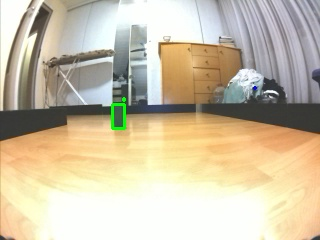
#> input picture src/py/Tools/livestream.jpg, 320 x 240 px, given in place of the camera
$ python trackbar_V7.py
#> lines starting #> are read from the running program, lines starting #| are printed output that depends on the picture; after the words box and inside, x2 and y2 are one past the last pixel; in counts of white or black regions, pixels touching at a corner belong together
#all the imports
import cv2
import numpy as np
import os

#set the video resolution (height, width)
frameWidth = 320
frameHeight = 240

#own functions
def empty(a):
    pass

blob_params = cv2.SimpleBlobDetector_Params()
blob_params.filterByArea = True
blob_params.minArea = 100
blob_params.maxArea = 5000
blob_params.filterByCircularity = False
blob_params.filterByConvexity = False
blob_params.filterByInertia = False

# Create blob detectors
green_blob_detector = cv2.SimpleBlobDetector_create(blob_params)
red_blob_detector = cv2.SimpleBlobDetector_create(blob_params)


# Create blob detector with parameters
detector = cv2.SimpleBlobDetector_create(blob_params)

# Draw squares around the detected blobs
def draw_bounding_squares(img, keypoints):
    for keypoint in keypoints:
        x = int(keypoint.pt[0])
        y = int(keypoint.pt[1])
        size = int(keypoint.size)
        half_size = size // 2
        cv2.rectangle(img, (x - half_size, y - half_size), (x + half_size, y + half_size), (0, 255, 0), 2)

#function to save the trackbar positions to a file
def load_params_from_file(filename, trackbar_name, window_name, index, default_value):
#> called with filename = 'src/py/Tools/G_params.txt', trackbar_name = 'G HUE Min', window_name = 'G_HSV', index = 0, default_value = 0
    try:
        with open(filename, 'r') as f:
#> (reads src/py/Tools/G_params.txt from the repository)
            param_str = f.read()
            txt = param_str.split('\n')
            if len(txt) <= index:
                value = default_value
            else:
                txt2 = txt[index].split(" = ")
                if len(txt2) == 2:
                    value = int(txt2[1])
                else:
                    value = default_value
    #if the file is not found or the index is out of range, set the value to default
    except (FileNotFoundError, IndexError, ValueError):
        value = default_value

    #create the trackbar and set the position to the value
    cv2.setTrackbarPos(trackbar_name, window_name, value)
    return value

#uses os.path.join to get the current folder and then joins the file name to the path
current_folder = os.getcwd()
file_path1 = os.path.join(os.path.dirname(__file__), 'G_params.txt')
file_path2 = os.path.join(os.path.dirname(__file__), 'R_params.txt')

# all of the trackbars for the color green
cv2.namedWindow("G_HSV")
cv2.resizeWindow("G_HSV", 640, 240)
cv2.createTrackbar("G HUE Min", "G_HSV", 0, 179, empty)
cv2.createTrackbar("G HUE Max", "G_HSV", 179, 179, empty)
cv2.createTrackbar("G SAT Min", "G_HSV", 0, 255, empty)
cv2.createTrackbar("G SAT Max", "G_HSV", 255, 255, empty)
cv2.createTrackbar("G VAL Min", "G_HSV", 0, 255, empty)
cv2.createTrackbar("G VAL Max", "G_HSV", 255, 255, empty)

# all of the trackbars for the color red
cv2.namedWindow("R_HSV")
cv2.resizeWindow("R_HSV", 640, 240)
cv2.createTrackbar("R HUE Min", "R_HSV", 0, 179, empty)
cv2.createTrackbar("R HUE Max", "R_HSV", 179, 179, empty)
cv2.createTrackbar("R SAT Min", "R_HSV", 0, 255, empty)
cv2.createTrackbar("R SAT Max", "R_HSV", 255, 255, empty)
cv2.createTrackbar("R VAL Min", "R_HSV", 0, 255, empty)
cv2.createTrackbar("R VAL Max", "R_HSV", 255, 255, empty)

# opens the file "G_params.txt" and reads the trackbar positions
G_h_min = load_params_from_file(file_path1, "G HUE Min", "G_HSV", 0, default_value=0)
G_h_max = load_params_from_file(file_path1, "G HUE Max", "G_HSV", 1, default_value=179)
G_s_min = load_params_from_file(file_path1, "G SAT Min", "G_HSV", 2, default_value=0)
G_s_max = load_params_from_file(file_path1, "G SAT Max", "G_HSV", 3, default_value=255)
G_v_min = load_params_from_file(file_path1, "G VAL Min", "G_HSV", 4, default_value=0)
G_v_max = load_params_from_file(file_path1, "G VAL Max", "G_HSV", 5, default_value=255)

# opens the file "R_params.txt" and reads the trackbar positions
R_h_min = load_params_from_file(file_path2, "R HUE Min", "R_HSV", 0, default_value=0)
#> (reads src/py/Tools/R_params.txt from the repository)
R_h_max = load_params_from_file(file_path2, "R HUE Max", "R_HSV", 1, default_value=179)
R_s_min = load_params_from_file(file_path2, "R SAT Min", "R_HSV", 2, default_value=0)
R_s_max = load_params_from_file(file_path2, "R SAT Max", "R_HSV", 3, default_value=255)
R_v_min = load_params_from_file(file_path2, "R VAL Min", "R_HSV", 4, default_value=0)
R_v_max = load_params_from_file(file_path2, "R VAL Max", "R_HSV", 5, default_value=255)


# start the video capture with the Media Foundation backend
cap = cv2.VideoCapture(0)
cap.set(cv2.CAP_PROP_FRAME_WIDTH, frameWidth)
cap.set(cv2.CAP_PROP_FRAME_HEIGHT, frameHeight)
cap.set(cv2.CAP_PROP_BRIGHTNESS, 80.0)
cap.set(cv2.CAP_PROP_CONTRAST, 80.0)
ret, frame = cap.read()  # read test frame
#> frame is the input picture: shape (240, 320, 3); mean B, G, R 166.8, 191.9, 203.5

#start the while loop
while True:
    ret, imgraw = cap.read()
    img = cv2.flip(imgraw, -1)
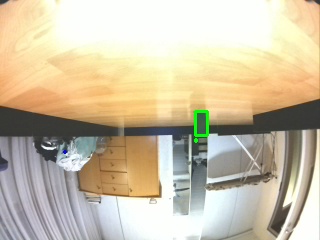
#> img: shape (240, 320, 3); mean B, G, R 166.8, 191.9, 203.5
    imgHsv = cv2.cvtColor(img, cv2.COLOR_BGR2HSV)
#> imgHsv: shape (240, 320, 3); mean H, S, V 45.9, 52.4, 207.4

    #get the trackbar positions for the color green
    G_h_min = cv2.getTrackbarPos("G HUE Min", "G_HSV")
    G_h_max = cv2.getTrackbarPos("G HUE Max", "G_HSV")
    G_s_min = cv2.getTrackbarPos("G SAT Min", "G_HSV")
    G_s_max = cv2.getTrackbarPos("G SAT Max", "G_HSV")
    G_v_min = cv2.getTrackbarPos("G VAL Min", "G_HSV")
    G_v_max = cv2.getTrackbarPos("G VAL Max", "G_HSV")

    #get the positions for the color green
    G_lower = np.array([G_h_min, G_s_min, G_v_min])
    G_upper = np.array([G_h_max, G_s_max, G_v_max])
    G_mask = cv2.inRange(imgHsv, G_lower, G_upper)
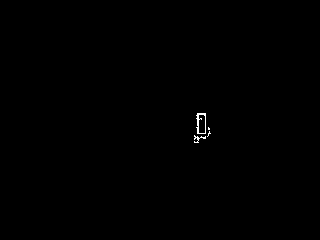
#> G_mask: shape (240, 320); 0.18% white in thin lines or dots, all inside (x1, y1, x2, y2) = (194, 113, 211, 143)

    #get the trackbar positions for the color red
    R_h_min = cv2.getTrackbarPos("R HUE Min", "R_HSV")
    R_h_max = cv2.getTrackbarPos("R HUE Max", "R_HSV")
    R_s_min = cv2.getTrackbarPos("R SAT Min", "R_HSV")
    R_s_max = cv2.getTrackbarPos("R SAT Max", "R_HSV")
    R_v_min = cv2.getTrackbarPos("R VAL Min", "R_HSV")
    R_v_max = cv2.getTrackbarPos("R VAL Max", "R_HSV")

    #get the positions for the color red1
    R_lower1 = np.array([0, R_s_min, R_v_min])
    R_upper1 = np.array([R_h_min, R_s_max, R_v_max])
    R_mask1 = cv2.inRange(imgHsv, R_lower1, R_upper1)
#> R_mask1: shape (240, 320); every value is 0

    #get the positions for the color red2
    R_lower2 = np.array([R_h_max, R_s_min, R_v_min])
    R_upper2 = np.array([179, R_s_max, R_v_max])
    R_mask2 = cv2.inRange(imgHsv, R_lower2, R_upper2)
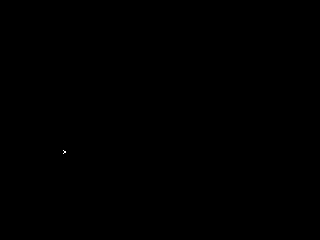
#> R_mask2: shape (240, 320); 0.01% white in thin lines or dots, all inside (x1, y1, x2, y2) = (63, 150, 66, 154)

    #calculate summary mask from mask1 and mask2
    R_mask = cv2.bitwise_or(R_mask1, R_mask2)

    # Find blobs and draw on the masks
    green_keypoints = green_blob_detector.detect(G_mask)
#> green_keypoints = 1 keypoints; (x, y, size): (201, 123, 12.8)
    G_mask_with_blobs = cv2.drawKeypoints(G_mask, green_keypoints, np.array([]), (0, 0, 255),
    cv2.DRAW_MATCHES_FLAGS_DRAW_RICH_KEYPOINTS)

    red_keypoints = red_blob_detector.detect(R_mask)
#> red_keypoints = ()
    R_mask_with_blobs = cv2.drawKeypoints(R_mask, red_keypoints, np.array([]), (0, 0, 255),
    cv2.DRAW_MATCHES_FLAGS_DRAW_RICH_KEYPOINTS)

    #live stream all colors
    cv2.imshow('livestream', img)
    cv2.imshow('G_maskstream', G_mask)
    cv2.imshow('R_maskstream', R_mask)

    #cover the mask strem with both colors with the blob detection

    # Find contours and bounding rectangle for Green Mask
    G_contours, _ = cv2.findContours(G_mask, cv2.RETR_EXTERNAL, cv2.CHAIN_APPROX_SIMPLE)
#> G_contours = 4 contours, 3 with area under 20; largest, box (x1, y1, x2, y2) and area: (196, 113, 206, 134) 162
    for contour in G_contours:
        x, y, w, h = cv2.boundingRect(contour)
        cv2.rectangle(img, (x, y), (x + w, y + h), (0, 255, 0), 2)
#> this loop made 4 passes
#> (x, y, w, h) on passes 1, 2, 4: (194, 135, 12, 8), (207, 131, 4, 6), (196, 113, 10, 21)
#> (contour, x, y, w, h) on pass 3: ([[208, 127], [208, 129], [209, 129], [209, 128]], 208, 127, 2, 3)
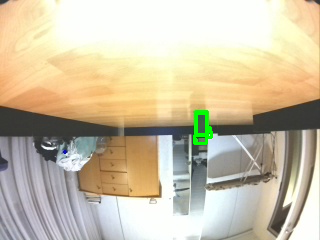
#> img: shape (240, 320, 3); 0.43% of pixels changed, all inside (x1, y1, x2, y2) = (193, 112, 213, 145)

    # Find contours and bounding rectangle for Red Mask
    R_contours, _ = cv2.findContours(R_mask, cv2.RETR_EXTERNAL, cv2.CHAIN_APPROX_SIMPLE)
#> R_contours = 1 item
    for contour in R_contours:
        x, y, w, h = cv2.boundingRect(contour)
        cv2.rectangle(img, (x, y), (x + w, y + h), (0, 0, 255), 2)
#> this loop made 1 pass
#> (x, y, w, h) on pass 1: (63, 150, 3, 4)
#> img: shape (240, 320, 3); 0.05% of pixels changed, all inside (x1, y1, x2, y2) = (62, 149, 68, 156)

    # Identify the nearest obstacle based on the y coordinate
    nearest_obstacle_y = float('inf')
    nearest_obstacle = None
    for contour in G_contours + R_contours:
        _, y, _, _ = cv2.boundingRect(contour)
        if y < nearest_obstacle_y:
            nearest_obstacle_y = y
            nearest_obstacle = contour
#> this loop made 5 passes
#> (y, nearest_obstacle_y, nearest_obstacle) on pass 3: (127, 127, [[208, 127], [208, 129], [209, 129], [209, 128]])
#> (y, nearest_obstacle_y) on passes 1, 2, 4: (135, 135), (131, 131), (113, 113)
#> after the loop, nearest_obstacle = contour of 15 points, box (x1, y1, x2, y2) (196, 113, 206, 134), area 162; nearest_obstacle_y = 113

    # Draw the nearest obstacle with a red rectangle
    if nearest_obstacle is not None and len(nearest_obstacle) > 0:
        x, y, w, h = cv2.boundingRect(nearest_obstacle)
#> x = 196; y = 113; w = 10; h = 21
        cv2.rectangle(img, (x, y), (x + w, y + h), (217, 11, 11), 2)
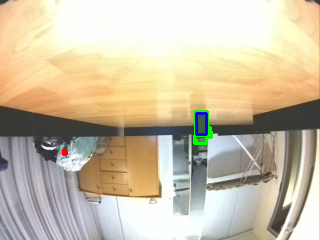
#> img: shape (240, 320, 3); mean B, G, R 167, 191.6, 203.4
    cv2.imshow('G_maskstream', G_mask_with_blobs)
    cv2.imshow('R_maskstream', R_mask_with_blobs)

    if cv2.waitKey(10) == ord('x'):
    # next function is going to take a scnapshot of each stream and save it as a jpg in the folder "src\py\images"
#> (key x is pressed here)
        current_folder1 = os.getcwd()
        file_path5 = os.path.join(os.path.dirname(__file__), 'G_mask.jpg')
        file_path6 = os.path.join(os.path.dirname(__file__), 'R_mask.jpg')
        file_path7 = os.path.join(os.path.dirname(__file__), 'livestream.jpg')
        cv2.imwrite(file_path5, G_mask)
        cv2.imwrite(file_path6, R_mask)
        cv2.imwrite(file_path7, img)
        break
#save the color green parameters to the txt
G_paramstr = 'G_h_min = ' + str(G_h_min) + '\n' + 'G_h_max = ' + str(G_h_max) + '\n'
G_paramstr = G_paramstr + 'G_s_min = ' + str(G_s_min) + '\n' + 'G_s_max = ' + str(G_s_max) + '\n'
G_paramstr = G_paramstr + 'G_v_min = ' + str(G_v_min) + '\n' + 'G_v_max = ' + str(G_v_max) + '\n'

# Opens the text file and writes the green params
with open(file_path1, 'w') as f:
    f.write(G_paramstr)

#save the color red parameters to the txt
R_paramstr = 'R_h_min = ' + str(R_h_min) + '\n' + 'R_h_max = ' + str(R_h_max) + '\n'
R_paramstr = R_paramstr + 'R_s_min = ' + str(R_s_min) + '\n' + 'R_s_max = ' + str(R_s_max) + '\n'
R_paramstr = R_paramstr + 'R_v_min = ' + str(R_v_min) + '\n' + 'R_v_max = ' + str(R_v_max) + '\n'

#opens the text file and writes the red params
with open(file_path2, 'w') as f:
    f.write(R_paramstr)

#if the waitkey is pressed, the video capture will stop and the new parameters will be saved
cap.release()
cv2.destroyAllWindows()
